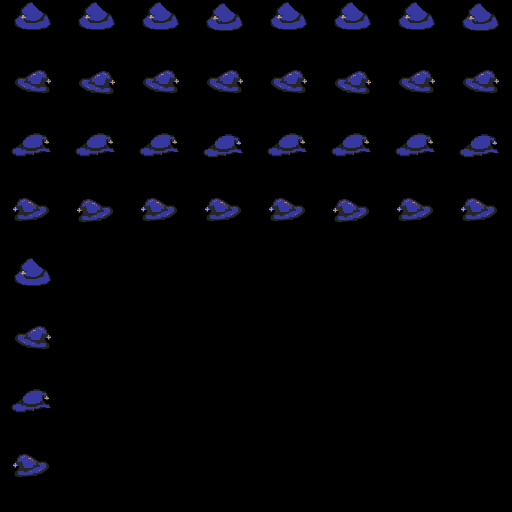

A 2D game scene composited from a Tiled map and its tileset images. What follows is a short description and the map's XML, with every tile layer's data as written:
An orthogonal 8x8 tile map with 64x64 px tiles, 1 tile layer (Tile Layer 1).

<map version="1.2" tiledversion="1.2.0" orientation="orthogonal" renderorder="right-down" width="8" height="8" tilewidth="64" tileheight="64" infinite="0" nextlayerid="2" nextobjectid="1">
 <tileset firstgid="1" source="necromancer_sprites.tsx" />
 <layer id="1" name="Tile Layer 1" width="8" height="8">
  <data encoding="csv">
105,106,107,108,109,110,111,112,
118,119,120,121,122,123,124,125,
131,132,133,134,135,136,137,138,
144,145,146,147,148,149,150,151,
113,0,0,0,0,0,0,0,
126,0,0,0,0,0,0,0,
139,0,0,0,0,0,0,0,
152,0,0,0,0,0,0,0
</data>
 </layer>
</map>
